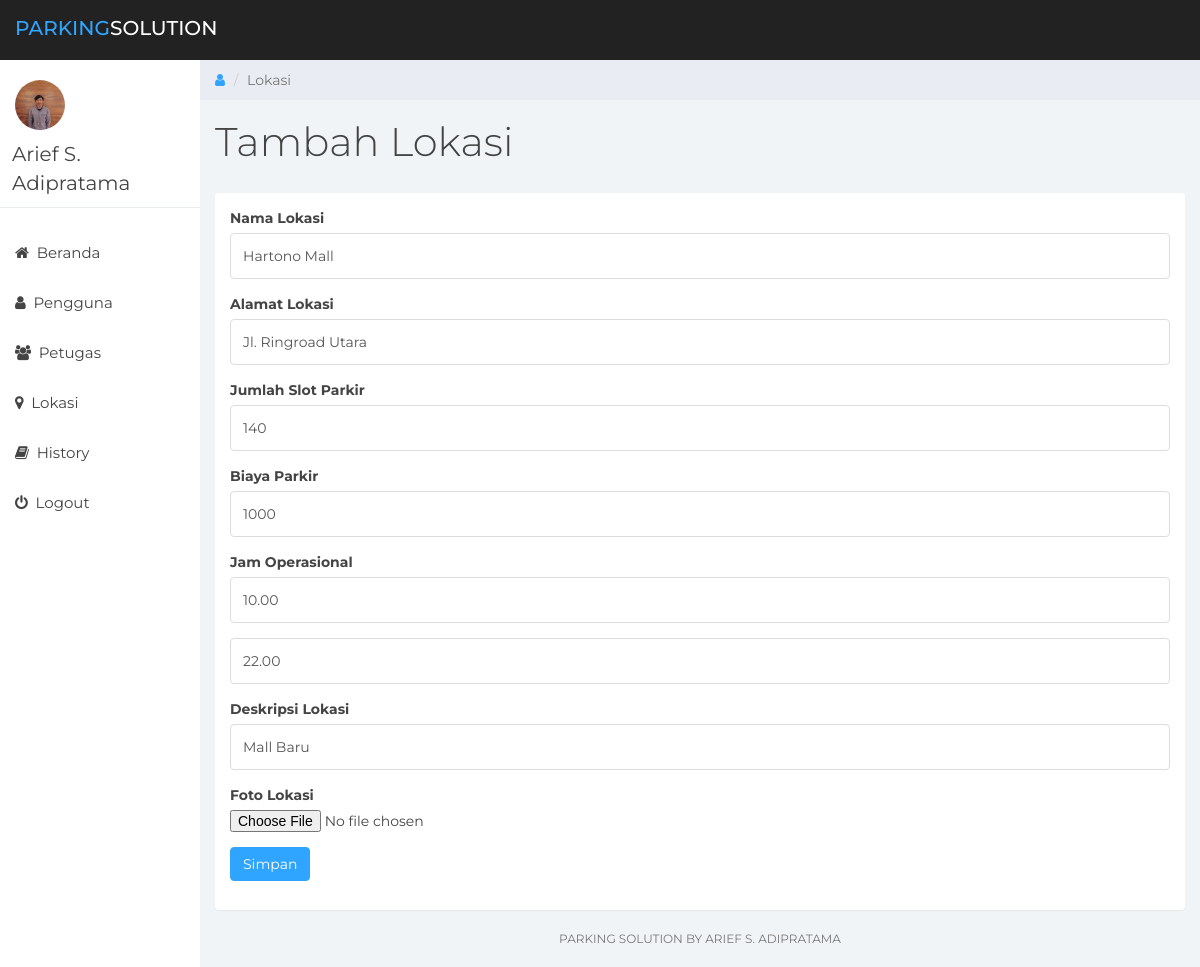
/parking/tambahMall.php?mode=edit&id=52 (signed in), run on the app's committed database.
### tables this page shows
CREATE TABLE `mall` (
  `id_mall` int(11) NOT NULL,
  `nama_mall` varchar(50) NOT NULL,
  `alamat` varchar(255) NOT NULL,
  `slot_total` int(11) NOT NULL,
  `slot_terisi` int(11) NOT NULL,
  `biaya` varchar(50) NOT NULL,
  `jam_buka` varchar(50) NOT NULL,
  `jam_tutup` varchar(50) NOT NULL,
  `deskripsi` varchar(255) NOT NULL,
  `url` varchar(255) NOT NULL
);

### parking/tambahmall.php (the view, shortened to what this page needs)
<?php
    if($_GET['mode'] == "edit"){
      $idMall = $_GET['id'];
      $query = "SELECT * FROM mall where id_mall=$idMall";
      $sql = mysql_query($query);
      $data = mysql_fetch_array($sql);
      $namaMall = $data['nama_mall'];
      $alamat = $data['alamat'];
      $slot = $data['slot_total'];
      $biaya = $data['biaya'];
      $jamBuka = $data['jam_buka'];
      $jamTutup = $data['jam_tutup'];
      $deskripsi = $data['deskripsi'];
      $formUrl = "editMall.php";
    }
?>
<html>
<head>
	<link href="css/bootstrap.min.css" rel="stylesheet">
	<link href="css/font-awesome.min.css" rel="stylesheet">
	<link href="css/datepicker3.css" rel="stylesheet">
	<link href="css/styles.css" rel="stylesheet">
</head>
<body>
	<nav class="navbar navbar-custom navbar-fixed-top" role="navigation">
		<div class="container-fluid">
			<div class="navbar-header">
				<a class="navbar-brand" href="#"><span>Parking</span>Solution</a>
		</div>
	</nav>
	<?php
			include "inc/menu.php";
	?>
	<div class="col-sm-9 col-sm-offset-3 col-lg-10 col-lg-offset-2 main">
		<div class="row">
			<ol class="breadcrumb">
				<li><a href="#">
					<em class="fa fa-user"></em>
				</a></li>
				<li class="active">Lokasi</li>
			</ol>
		</div>
		<div class="row">
			<div class="col-lg-12">
				<h1 class="page-header">Tambah Lokasi</h1>
			</div>
		</div>
		<div class="row">
			<div class="col-lg-12">
				<div class="panel panel-default">
					<div class="panel-body">
					<form action="proses/<?php echo $formUrl;?>" method="POST" enctype="multipart/form-data">
						<div class="form-group">
							<label class="col-form-label">Nama Lokasi</label>
							<input type="text" name="nama_mall" placeholder="Nama Lokasi" class="form-control"
                value="<?php echo $namaMall;?>"/>
						</div>
						<div class="form-group" >
							<label class="col-form-label">Alamat Lokasi</label>
							<input type="text" name="alamat" placeholder="Alamat" class="form-control"
                value="<?php echo $alamat;?>"/>
						</div>
						<div class="form-group">
							<label class="col-form-label">Jumlah Slot Parkir</label>
							<input type="text" name="slot_total" placeholder="Slot Parkir" class="form-control"
                value="<?php echo $slot;?>"/>
						</div>
						<div class="form-group">
							<label class="col-form-label">Biaya Parkir</label>
							<input type="text" name="biaya" placeholder="Biaya" class="form-control"
                value="<?php echo $biaya;?>"/>
						</div>
						<div class="form-group">
							<label class="col-form-label">Jam Operasional</label>
							<input type="text" name="jam_buka" placeholder="Jam Buka" class="form-control"
                value="<?php echo $jamBuka;?>"/>
						</div>
						<div class="form-group">
							<input type="text" name="jam_tutup" placeholder="Jam Tutup" class="form-control"
                value="<?php echo $jamTutup;?>"/>
						</div>
						<div class="form-group">
							<label class="col-form-label">Deskripsi Lokasi</label>
							<input type="text" name="deskripsi" placeholder="Deskripsi" class="form-control"
                value="<?php echo $deskripsi;?>"/>
						</div>
						<div class="form-group">
							<label class="col-form-label">Foto Lokasi</label>
							<input type="file" name="url">
						</div>
						<button type="submit" class="btn btn-primary">Simpan</button>
					</form>
				</div>
				</div>
			</div>
		</div>
			<div class="col-sm-12">
				<p class="back-link">Parking Solution by Arief S. Adipratama</a></p>
			</div>
		</div>
</body>
</html>

### parking/css/styles.css (style rules this page uses)
body { background: #f1f4f7; padding-top: 60px; font-size: 14px; color: #444444; font-family: "Montserrat", "Helvetica Neue", Helvetica, Arial, sans-serif; }
p { color: #777; }
a, a:hover, a:focus { color: #30a5ff; }
h1, h2, h3, h4, h5, h6 { color: #444444; }
h1 { font-weight: 300; font-size: 40px; }
input.form-control { border: 1px solid #ddd; box-shadow: none; height: 46px; }
.navbar-custom { background: #222; height: 60px; }
.navbar-header .navbar-brand { color: #fff; font-size: 20px; text-transform: uppercase; font-weight: 500; height: 60px; padding-top: 18px; }
.navbar-header .navbar-brand span { color: #30a5ff; }
.btn-primary, .btn-primary:hover, .btn-primary:focus, .btn-primary:active, .btn-primary.active, .open > .dropdown-toggle.btn-primary, .btn-primary.disabled, .btn-primary[disabled], fieldset[disabled] .btn-primary, .btn-primary.disabled:hover, .btn-primary[disabled]:hover, fieldset[disabled] .btn-primary:hover, .btn-primary.disabled:focus, .btn-primary[disabled]:focus, fieldset[disabled] .btn-primary:focus, .btn-primary.disabled:active, .btn-primary[disabled]:active, fieldset[disabled] .btn-primary:active, .btn-primary.disabled.active, .btn-primary[disabled].active, fieldset[disabled] .btn-primary.active { background-color: #30a5ff; border-color: #30a5ff; }
.panel { border: 0; }
.navbar { border: 0; }
@media (min-width: 768px) { .navbar-header { width: 100%; } }
.breadcrumb { border-radius: 0; padding: 10px 15px 10px 15px; background: #e9ecf2; margin: 0; }
h1.page-header { margin-top: 20px; border-bottom: 0; }
p.back-link { text-align: center; margin-bottom: 20px; font-size: 12px; text-transform: uppercase; }

### data on the page
mall: nama_mall "Hartono Mall", alamat "Jl. Ringroad Utara", slot_total "140", biaya "1000", jam_buka "10.00", jam_tutup "22.00", deskripsi "Mall Baru"
